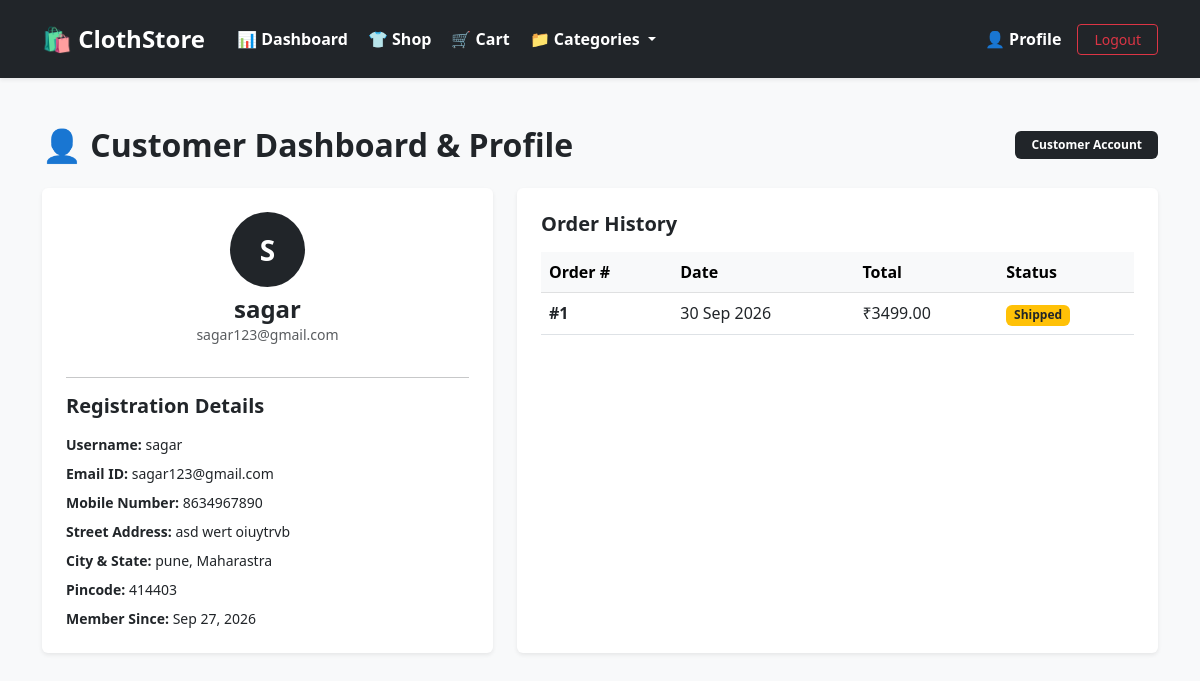
/account/ (signed in), run on the app's committed database.
### csw_app/models.py (models this page shows, shortened)
class Address(models.Model):
    user = models.ForeignKey(User, on_delete=models.CASCADE)
    address = models.CharField(max_length=255)
    city = models.CharField(max_length=100)
    state = models.CharField(max_length=100)
    pincode = models.CharField(max_length=10)
    phone = models.CharField(max_length=15)

class Order(models.Model):
    STATUS_CHOICES = (
        ('Pending', 'Pending'),
        ('Confirmed', 'Confirmed'),
        ('Shipped', 'Shipped'),
        ('Delivered', 'Delivered'),
        ('Cancelled', 'Cancelled'),
    )
    user = models.ForeignKey(User, on_delete=models.CASCADE)
    address = models.ForeignKey(Address, on_delete=models.SET_NULL, null=True)
    total_amount = models.DecimalField(max_digits=10, decimal_places=2)
    payment_method = models.CharField(max_length=50, default='Cash on Delivery')
    order_status = models.CharField(max_length=50, choices=STATUS_CHOICES, default='Pending')
    created_at = models.DateTimeField(auto_now_add=True)

### csw_app/views.py (the view)
# urls.py: path('account/', views.my_account, name='my_account'),
@login_required
def my_account(request):
    address_info = Address.objects.filter(user=request.user).last()
    orders = Order.objects.filter(user=request.user).order_by('-created_at')
    context = {
        'address_info': address_info,
        'orders': orders,
    }
    return render(request, 'user/account.html', context)

### templates/user/account.html
{% extends 'base.html' %}
{% block content %}
<div class="d-flex justify-content-between align-items-center mb-4">
    <h2 class="fw-bold mb-0">👤 Customer Dashboard & Profile</h2>
    <span class="badge bg-dark px-3 py-2">Customer Account</span>
</div>
<div class="row g-4">
    <div class="col-md-5">
        <div class="card border-0 shadow-sm p-4 h-100 bg-white">
            <div class="text-center mb-3">
                <div class="rounded-circle bg-dark text-white mx-auto d-flex align-items-center justify-content-center" style="width: 75px; height: 75px; font-size: 28px; font-weight: bold;">
                    {{ user.username|make_list|first|upper }}
                </div>
                <h4 class="fw-bold mt-2 mb-0">{{ user.username }}</h4>
                <p class="text-muted small mb-0">{{ user.email }}</p>
            </div>
            <hr>
            <h5 class="fw-bold mb-3">Registration Details</h5>
            <div class="small">
                <p class="mb-2"><strong>Username:</strong> {{ user.username }}</p>
                <p class="mb-2"><strong>Email ID:</strong> {{ user.email }}</p>
                <p class="mb-2">
                    <strong>Mobile Number:</strong>
                    {% if address_info and address_info.phone %}
                        <span class="text-dark">{{ address_info.phone }}</span>
                    {% else %}
                        <span class="text-muted">Not specified</span>
                    {% endif %}
                </p>
                <p class="mb-2">
                    <strong>Street Address:</strong>
                    {% if address_info and address_info.address %}
                        <span class="text-dark">{{ address_info.address }}</span>
                    {% else %}
                        <span class="text-muted">Not specified</span>
                    {% endif %}
                </p>
                <p class="mb-2">
                    <strong>City & State:</strong>
                    {% if address_info and address_info.city %}
                        <span class="text-dark">{{ address_info.city }}, {{ address_info.state }}</span>
                    {% else %}
                        <span class="text-muted">Not specified</span>
                    {% endif %}
                </p>
                <p class="mb-2">
                    <strong>Pincode:</strong>
                    {% if address_info and address_info.pincode %}
                        <span class="text-dark">{{ address_info.pincode }}</span>
                    {% else %}
                        <span class="text-muted">Not specified</span>
                    {% endif %}
                </p>
                <p class="mb-0"><strong>Member Since:</strong> {{ user.date_joined|date:"M d, Y" }}</p>
            </div>
        </div>
    </div>
    <div class="col-md-7">
        <div class="card border-0 shadow-sm p-4 h-100 bg-white">
            <h5 class="fw-bold mb-3">Order History</h5>
            {% if orders %}
                <div class="table-responsive">
                    <table class="table table-hover align-middle mb-0">
                        <thead class="table-light">
                            <tr>
                                <th>Order #</th>
                                <th>Date</th>
                                <th>Total</th>
                                <th>Status</th>
                            </tr>
                        </thead>
                        <tbody>
                            {% for order in orders %}
                            <tr>
                                <td><strong>#{{ order.id }}</strong></td>
                                <td>{{ order.created_at|date:"d M Y" }}</td>
                                <td>₹{{ order.total_amount }}</td>
                                <td>
                                    <span class="badge
                                        {% if order.order_status == 'Delivered' %}bg-success
                                        {% elif order.order_status == 'Cancelled' %}bg-danger
                                        {% else %}bg-warning text-dark{% endif %}">
                                        {{ order.order_status }}
                                    </span>
                                </td>
                            </tr>
                            {% endfor %}
                        </tbody>
                    </table>
                </div>
            {% else %}
                <div class="text-center py-5 text-muted">
                    <p class="mb-2">You haven't placed any orders yet.</p>
                    <a href="{% url 'product_list' %}" class="btn btn-dark btn-sm">Start Shopping</a>
                </div>
            {% endif %}
        </div>
    </div>
</div>
{% endblock %}

### data on the page
Address: phone "8634967890", address "asd wert oiuytrvb", city "pune", state "Maharastra", pincode "414403"
Order: id "1", created_at "30 Sep 2026", total_amount "3499.00", order_status "Shipped"

### other printed values
{{ user.username|make_list|first|upper }} "S"
{{ user.username }} "sagar"
{{ user.email }} "sagar123@gmail.com"
{{ user.date_joined|date:"M d, Y" }} "Sep 27, 2026"
